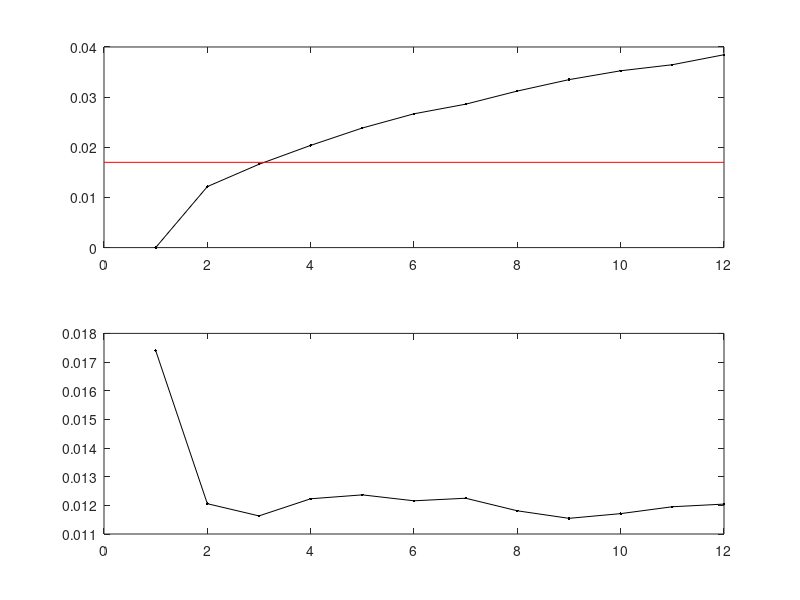

MATLAB code to generate this figure:
% Model accuracy of 1:2 dilution series.

desired_concentrations = 1.0 * 2.^(-(0:11));
nconcentrations = length(desired_concentrations);
single_transfer_cv = 0.017; % single-transfer coefficient of variation
dilution_factor = 0.5;
desired_volume = 100;
nreplicates = 1000;

realized_concentrations = zeros(nreplicates,nconcentrations);
realized_volumes = zeros(nreplicates,nconcentrations);
for replicate = 1:nreplicates
  realized_volumes(replicate,1) = desired_volume * (1 + single_transfer_cv * randn());
  realized_concentrations(replicate,1) = desired_concentrations(1);
  for i = 2:nconcentrations
    volume_ligand_transferred = desired_volume * dilution_factor * (1 + single_transfer_cv * randn());
    volume_buffer_transferred = desired_volume * (1-dilution_factor) * (1 + single_transfer_cv * randn());
    total_volume = volume_ligand_transferred + volume_buffer_transferred;
    realized_volumes(replicate,i) = total_volume;
    realized_concentrations(replicate,i) = volume_ligand_transferred / total_volume * realized_concentrations(replicate,i-1);
  end
end

concentration_cv = std(realized_concentrations) ./ desired_concentrations;
volume_cv = std(realized_volumes) ./ desired_volume;

clf;

subplot(2,1,1);
plot(1:12, concentration_cv, 'k.-');
hold on;
plot([0 12], single_transfer_cv * [1 1], 'r-');

subplot(2,1,2);
plot(1:12, volume_cv, 'k.-');
